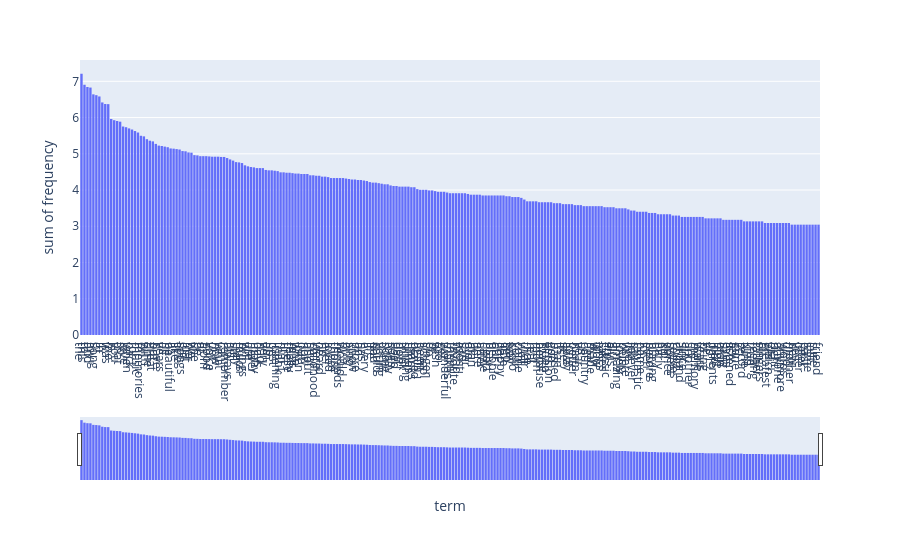

Notebook code for this chart:
### Markdown cell above
### **7. Terms frequency log plot**

### Code cell
import plotly.express as px
import pandas as pd
import math

word_counts_log = [math.log(i) for i in word_counts]

terms = count_vect.get_feature_names_out()
temp_df = pd.DataFrame({
    'term': terms,
    'frequency': word_counts_log
})

filtered_df = temp_df[temp_df['frequency'] > 3]
sorted_df = filtered_df.sort_values(by='frequency', ascending=False)

fig = px.histogram(sorted_df, x='term', y='frequency')

fig.update_layout(
    xaxis=dict(
        rangeslider=dict(visible=True),  # Adds the range slider
        tickmode='linear',               # Ensures all ticks are spaced evenly
    )
)

fig.show()

### Figure 1 — Plotly figure (JSON) as saved in the notebook; plotly's stock layout.template omitted (floating-point values rounded to 4 significant figures; data arrays with more than 128 entries replaced by an {"elided": "..."} marker saying what was removed)
{"data": [{"alignmentgroup": "True", "bingroup": "x", "histfunc": "sum", "hovertemplate": "term=%{x}<br>sum of frequency=%{y}<extra></extra>", "legendgroup": "", "marker": {"color": "#636efa", "pattern": {"shape": ""}}, "name": "", "offsetgroup": "", "orientation": "v", "showlegend": false, "type": "histogram", "x": {"elided": "249 str values"}, "xaxis": "x", "y": {"elided": "249 float values"}, "yaxis": "y"}], "layout": {"autosize": true, "barmode": "relative", "legend": {"tracegroupgap": 0}, "margin": {"t": 60}, "xaxis": {"anchor": "y", "autorange": true, "domain": [0, 1], "range": [-0.5, 248.5], "rangeslider": {"autorange": true, "range": [-0.5, 248.5], "visible": true, "yaxis": {"_template": null, "rangemode": "match"}}, "tickmode": "linear", "title": {"text": "term"}, "type": "category"}, "yaxis": {"anchor": "x", "autorange": true, "domain": [0, 1], "range": [0, 7.588], "title": {"text": "sum of frequency"}, "type": "linear"}}}
